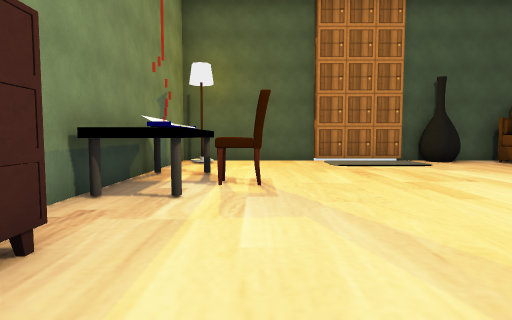
View 1 (above)

12 first-person views from a walk through a scene from a Unity 3-D project. The camera is 1.5 m above the floor, tilts 4° down and sees 75° across. The floor is counted in squares, 2 m on a side. Each view is taken from the middle of a square. On the plan, view 1 faces up. The plan holds only what a view shows up to about 11 squares ahead; the rest is blank. The place goes on beyond the plan. Some surface patterns are stand-ins.

View 2
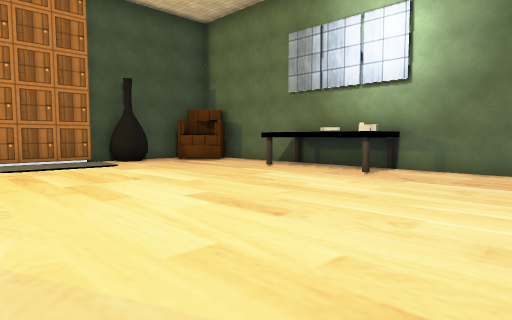

View 3
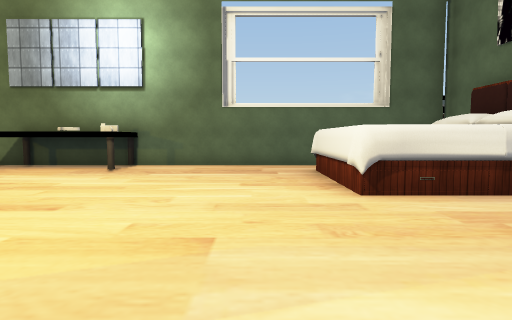

View 4
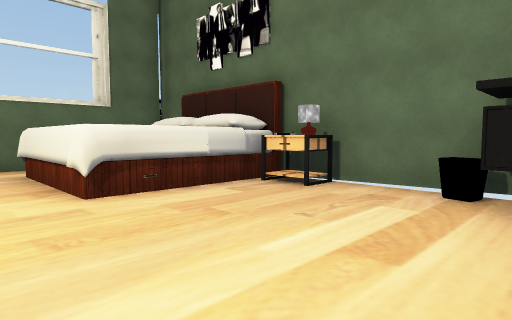

View 5
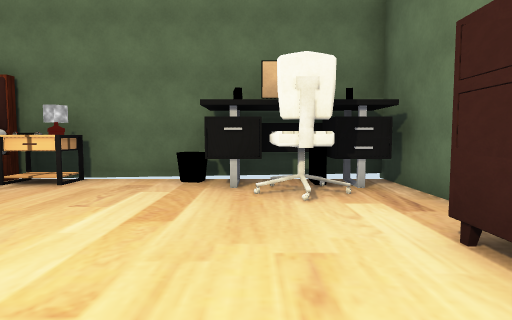

View 6
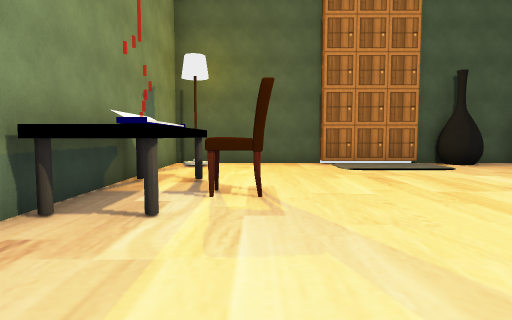

View 7
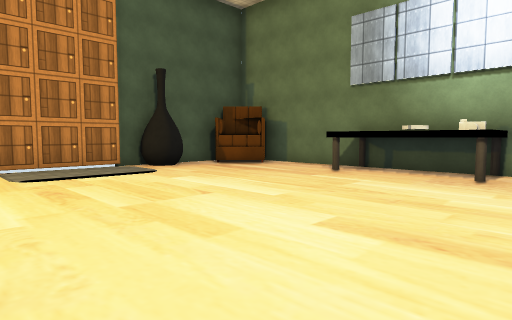

View 8
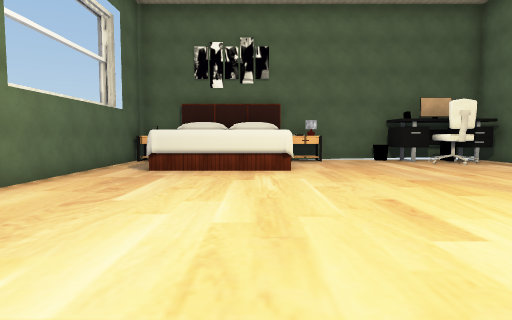

View 9
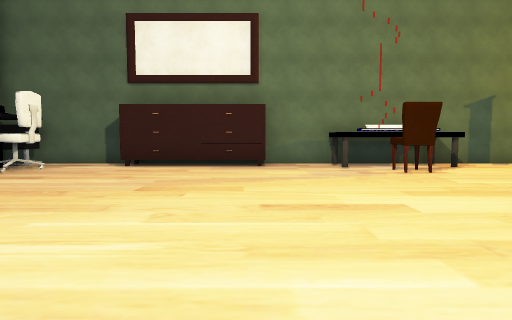

View 10
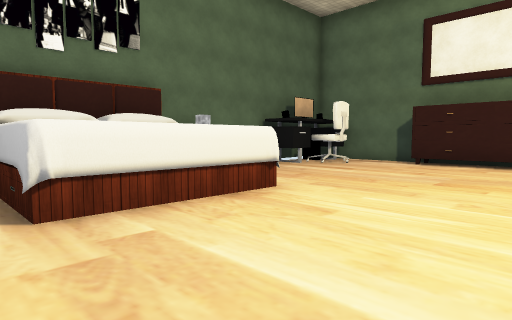

View 11
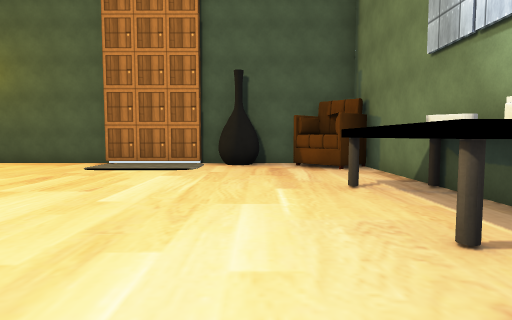

View 12
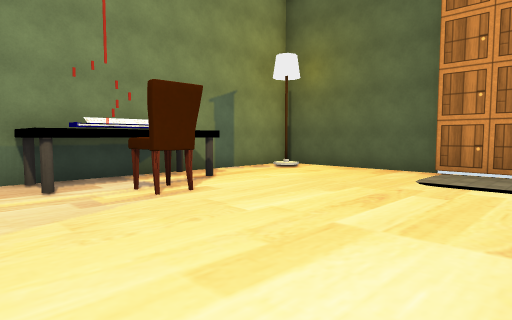

### Floor plan
Points are (right, up) in squares from view 1. A wall is a line through its corners. A room is listed if a view was taken in it or the views show most of it. See-through windows are left out.
Room 1 (views 1, 2, 3, 4, 5, 6, 7, 8, 9, 10, 11, 12)
walls: (-0.9, 7) (-0.9, 4.1); (8.8, 3.1) (7.3, 3.1) (7.3, 6.1); (-2.3, -1.6) (-2.3, -5); (4.5, 10.2) (1.9, 10.2) (1.9, 10.5) (-2.3, 10.5) (-2.3, 2.8); (5.2, 10.5) (4.4, 10.5); (1.4, -5) (4.4, -5); (7.8, 10.5) (6.4, 10.5); (8.8, -4.5) (8.8, 9.4)
low walls: (-1.1, -5) (0.6, -5); (-2.3, -5) (-1.2, -5)
objects: other object (-2, -1) to (-2, 2); other object (-2, 10); other object (-1, -4) to (0, -3); chair (0, 5); other object (1, -5); table (3, -4) to (4, -4); other object (5, -4) to (7, -2); vase (5, 10) to (6, 11); other object (7, 9) to (8, 10); table (8, -5) to (9, -5)

Where each view was taken, in squares from view 1:
view 1: 0 up, 0 right, facing up
view 2: 0 up, 1 right, facing up-right
view 3: 0 up, 0 right, facing right
view 4: 0 up, 0 right, facing down-right
view 5: 1 up, 0 right, facing down
view 6: 1 up, 0 right, facing up
view 7: 2 up, 1 right, facing up-right
view 8: 6 up, 5 right, facing down
view 9: 2 up, 7 right, facing left
view 10: 2 up, 8 right, facing down-left
view 11: 1 up, 6 right, facing up
view 12: 3 up, 4 right, facing up-left
